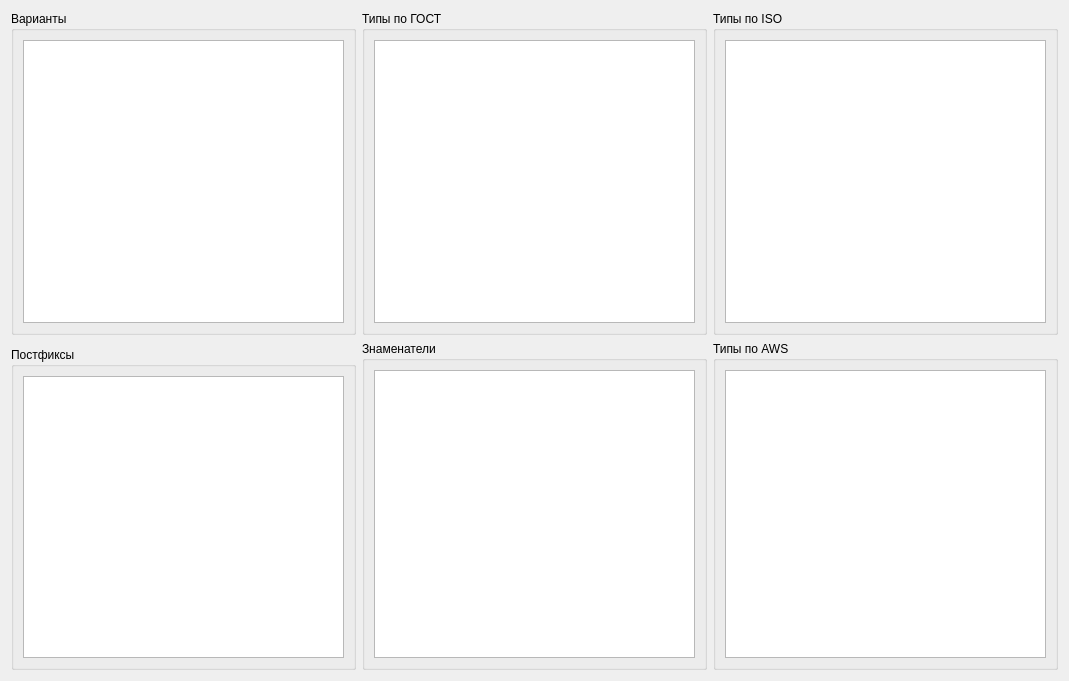
<?xml version="1.0" encoding="UTF-8"?>
<ui version="4.0">
 <class>FormTypes</class>
 <widget class="QWidget" name="FormTypes">
  <property name="geometry">
   <rect>
    <x>0</x>
    <y>0</y>
    <width>1069</width>
    <height>681</height>
   </rect>
  </property>
  <property name="windowTitle">
   <string>Form</string>
  </property>
  <layout class="QGridLayout" name="gridLayout">
   <item row="2" column="0">
    <widget class="QGroupBox" name="groupBox_5">
     <property name="title">
      <string>Постфиксы</string>
     </property>
     <layout class="QVBoxLayout" name="verticalLayout_5">
      <item>
       <widget class="DbViewer" name="tableViewBukv"/>
      </item>
     </layout>
    </widget>
   </item>
   <item row="0" column="0">
    <widget class="QGroupBox" name="groupBox_6">
     <property name="title">
      <string>Варианты</string>
     </property>
     <layout class="QVBoxLayout" name="verticalLayout_6">
      <item>
       <widget class="DbViewer" name="tableViewVar"/>
      </item>
     </layout>
    </widget>
   </item>
   <item row="0" column="2">
    <widget class="QGroupBox" name="groupBox_2">
     <property name="title">
      <string>Типы по ISO</string>
     </property>
     <layout class="QVBoxLayout" name="verticalLayout_2">
      <item>
       <widget class="DbViewer" name="tableViewIso"/>
      </item>
     </layout>
    </widget>
   </item>
   <item row="1" column="2" rowspan="2">
    <widget class="QGroupBox" name="groupBox_3">
     <property name="title">
      <string>Типы по AWS</string>
     </property>
     <layout class="QVBoxLayout" name="verticalLayout_3">
      <item>
       <widget class="DbViewer" name="tableViewAws"/>
      </item>
     </layout>
    </widget>
   </item>
   <item row="1" column="1" rowspan="2">
    <widget class="QGroupBox" name="groupBox_4">
     <property name="title">
      <string>Знаменатели</string>
     </property>
     <layout class="QVBoxLayout" name="verticalLayout_4">
      <item>
       <widget class="DbViewer" name="tableViewZnam"/>
      </item>
     </layout>
    </widget>
   </item>
   <item row="0" column="1">
    <widget class="QGroupBox" name="groupBox">
     <property name="title">
      <string>Типы по ГОСТ</string>
     </property>
     <layout class="QVBoxLayout" name="verticalLayout">
      <item>
       <widget class="DbViewer" name="tableViewGost"/>
      </item>
     </layout>
    </widget>
   </item>
  </layout>
 </widget>
 <customwidgets>
  <customwidget>
   <class>DbViewer</class>
   <extends>QTableView</extends>
   <header>db/dbviewer.h</header>
  </customwidget>
 </customwidgets>
 <resources/>
 <connections/>
</ui>
